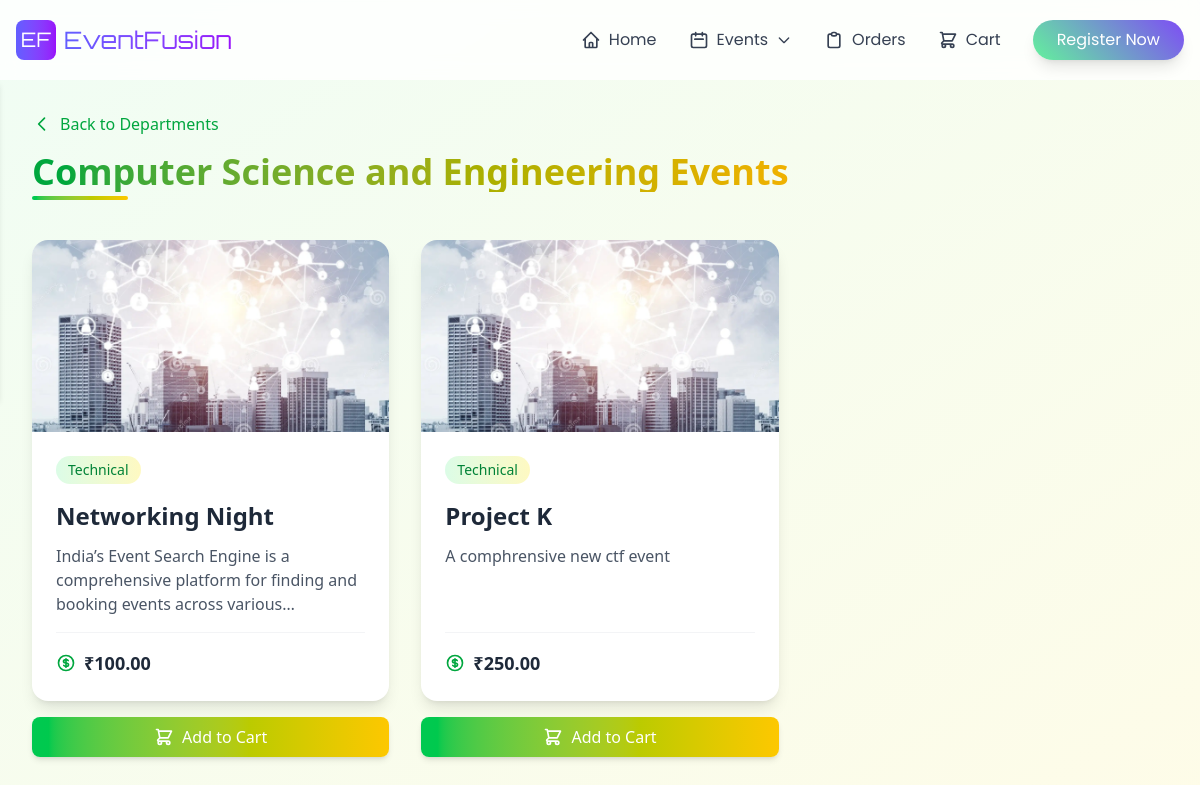
The app's page /categories/events.php?code=104 with its own data.
### tables this page shows
CREATE TABLE `events` (
  `event_id` int(11) NOT NULL,
  `event_name` varchar(100) NOT NULL,
  `event_detail` varchar(256) NOT NULL,
  `category` enum('Technical','Non-Technical') DEFAULT NULL,
  `department_code` int(11) DEFAULT NULL,
  `description` text DEFAULT NULL,
  `event_date` date NOT NULL,
  `start_time` time DEFAULT NULL,
  `end_time` time DEFAULT NULL,
  `venue` varchar(100) DEFAULT NULL,
  `registration_fee` decimal(10,2) DEFAULT NULL,
  `image_path` varchar(512) DEFAULT NULL
);

### categories/events.php (the view, shortened to what this page needs)
<!DOCTYPE html>
<html lang="en">
<head>
    <?php include '../header/links.php'; ?>
</head>
<body class="bg-gradient-to-br from-green-50 to-yellow-50">
    <?php include '../header/navbar.php'; ?>
    <?php
        include '../database/connection.php';
        $department_code = isset($_GET['code']) ? $_GET['code'] : '';
        $event_query = "SELECT * FROM events WHERE department_code = ? ORDER BY event_name";
        $stmt = $conn->prepare($event_query);
        $stmt->bind_param("s", $department_code);
        $stmt->execute();
        $events = $stmt->get_result();
    ?>
    <div class="pt-20">
        <div class="max-w-7xl mx-auto px-4 sm:px-6 lg:px-8 py-8">
            <div class="mb-12">
                <div class="relative inline-block">
                    <a href="departments.php" class="inline-flex items-center text-green-600 hover:text-green-700 mb-4">
                        <svg class="w-5 h-5 mr-2" fill="none" stroke="currentColor" viewBox="0 0 24 24">
                            <path stroke-linecap="round" stroke-linejoin="round" stroke-width="2" d="M15 19l-7-7 7-7"/>
                        </svg>
                        Back to Departments
                    </a>
                    <h1 class="text-4xl font-bold bg-gradient-to-r from-green-600 to-yellow-500 text-transparent bg-clip-text">
                    </h1>
                    <div class="absolute -bottom-2 left-0 h-1 w-24 bg-gradient-to-r from-green-500 to-yellow-400 rounded-full"></div>
                </div>
            </div>
            <div class="grid grid-cols-1 md:grid-cols-2 lg:grid-cols-3 gap-8">
                <?php while($event = $events->fetch_assoc()): ?>
                    <div class="h-full flex flex-col">
                        <a href="event_details.php"
                           class="flex-grow block cursor-pointer"
                           onclick="event.preventDefault(); document.getElementById('eventForm<?php echo $event['event_id']; ?>').submit();">
                            <div class="bg-white h-full rounded-2xl shadow-lg hover:shadow-xl transform hover:-translate-y-1 transition-all duration-300">
                                <div class="h-48 w-full rounded-t-2xl overflow-hidden">
                                    <img src="<?php echo !empty($event['image_path']) ? htmlspecialchars($event['image_path']) : '../networkingnight.webp'; ?>"
                                         alt="<?php echo htmlspecialchars($event['event_name']); ?>"
                                         class="w-full h-full object-cover">
                                </div>
                                <div class="p-6 flex flex-col h-[calc(100%-12rem)]">
                                    <div class="inline-block px-3 py-1 rounded-full text-sm font-medium bg-gradient-to-r from-green-100 to-yellow-100 text-green-700 mb-4 w-fit">
                                        <?php echo htmlspecialchars($event['category']); ?>
                                    </div>
                                    <h2 class="text-2xl font-bold text-gray-800 mb-3 line-clamp-2">
                                        <?php echo htmlspecialchars($event['event_name']); ?>
                                    </h2>
                                    <p class="text-gray-600 mb-4 line-clamp-3 flex-grow">
                                        <?php echo htmlspecialchars($event['event_detail']); ?>
                                    </p>
                                    <div class="flex items-center justify-between mt-auto pt-4 border-t border-gray-100">
                                        <div class="flex items-center space-x-2">
                                            <span class="text-lg font-semibold text-gray-800">
                                                ₹<?php echo number_format($event['registration_fee'], 2); ?>
                                            </span>
                                        </div>
                                    </div>
                                </div>
                            </div>
                        </a>
                        <button onclick="addToCart(<?php echo $event['event_id']; ?>)"
                                class="mt-4 w-full px-4 py-2 bg-gradient-to-r from-green-500 to-yellow-400 text-white rounded-lg hover:from-green-600 hover:to-yellow-500 transform hover:scale-105 transition-all duration-300 shadow-md flex items-center justify-center">
                            <svg class="w-5 h-5 mr-2" fill="none" stroke="currentColor" viewBox="0 0 24 24">
                                <path stroke-linecap="round" stroke-linejoin="round" stroke-width="2"
                                      d="M3 3h2l.4 2M7 13h10l4-8H5.4M7 13L5.4 5M7 13l-2.293 2.293c-.63.63-.184 1.707.707 1.707H17m0 0a2 2 0 100 4 2 2 0 000-4zm-8 2a2 2 0 11-4 0 2 2 0 014 0z"/>
                            </svg>
                            Add to Cart
                        </button>
                    </div>
                <?php endwhile; ?>
            </div>
        </div>
    </div>
</body>
</html>

### header/navbar_styles.php (style rules this page uses)
:root { --gradient-1: linear-gradient(45deg, #63f19c, #7e4cf5); }

### records on screen
events: category "Technical", event_name "Networking Night", event_detail "India’s Event Search Engine is a comprehensive platform for finding and booking events across…", registration_fee "100.00"
events: category "Technical", event_name "Project K", event_detail "A comphrensive new ctf event", registration_fee "250.00"
